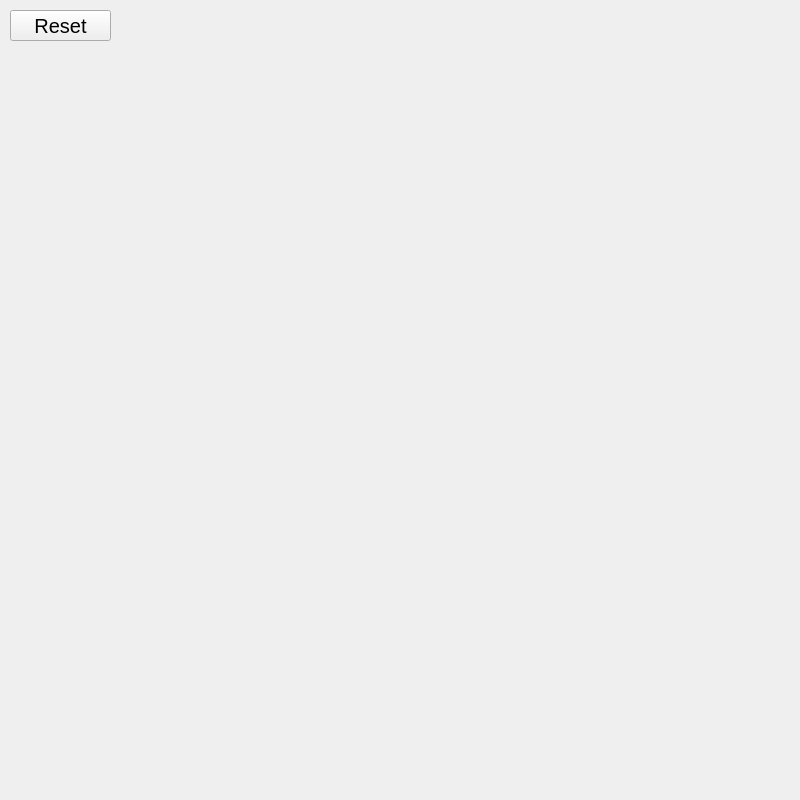
<?xml version="1.0" encoding="UTF-8"?>
<ui version="4.0">
 <class>MainWindow</class>
 <widget class="QMainWindow" name="MainWindow">
  <property name="geometry">
   <rect>
    <x>0</x>
    <y>0</y>
    <width>800</width>
    <height>800</height>
   </rect>
  </property>
  <property name="windowTitle">
   <string>MainWindow</string>
  </property>
  <property name="autoFillBackground">
   <bool>true</bool>
  </property>
  <widget class="QWidget" name="centralwidget">
   <widget class="QPushButton" name="buttonReset">
    <property name="geometry">
     <rect>
      <x>10</x>
      <y>10</y>
      <width>101</width>
      <height>31</height>
     </rect>
    </property>
    <property name="font">
     <font>
      <pointsize>15</pointsize>
     </font>
    </property>
    <property name="text">
     <string>Reset</string>
    </property>
   </widget>
   <widget class="EnvelopeGenerator" name="envelopeOsc1Volume" native="true">
    <property name="geometry">
     <rect>
      <x>150</x>
      <y>130</y>
      <width>500</width>
      <height>360</height>
     </rect>
    </property>
    <property name="acceptDrops">
     <bool>false</bool>
    </property>
    <property name="autoFillBackground">
     <bool>true</bool>
    </property>
   </widget>
   <widget class="Scope" name="scope" native="true">
    <property name="geometry">
     <rect>
      <x>200</x>
      <y>540</y>
      <width>400</width>
      <height>200</height>
     </rect>
    </property>
    <property name="autoFillBackground">
     <bool>true</bool>
    </property>
   </widget>
  </widget>
 </widget>
 <customwidgets>
  <customwidget>
   <class>EnvelopeGenerator</class>
   <extends>QWidget</extends>
   <header>EnvelopeGenerator/EnvelopeGenerator.h</header>
   <container>1</container>
  </customwidget>
  <customwidget>
   <class>Scope</class>
   <extends>QWidget</extends>
   <header>Scope/Scope.h</header>
   <container>1</container>
  </customwidget>
 </customwidgets>
 <resources/>
 <connections/>
</ui>
